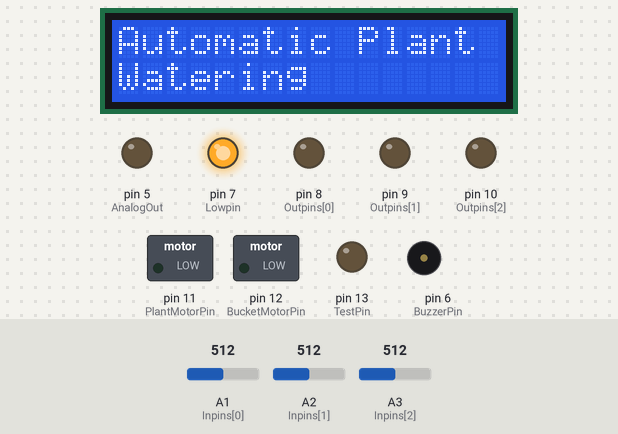
A sketch run on a simulated Arduino Uno, built with avr-gcc and run on an emulated ATmega328P. Parts: 16×2 character LCD, switched loads named in the sketch (green lamp = pin HIGH), output pins drawn as LEDs (lit = HIGH), buzzer (waves = sounding, pin HIGH). Inputs (shaded band) come from the test bench; at power-on: A1 (Inpins[0]) = 512, A2 (Inpins[1]) = 512, A3 (Inpins[2]) = 512. The local clock reads 2024-03-15 10:24:30 at power-on unless the sketch sets it.

Above: at 0.1 s.
At 2.2 s:
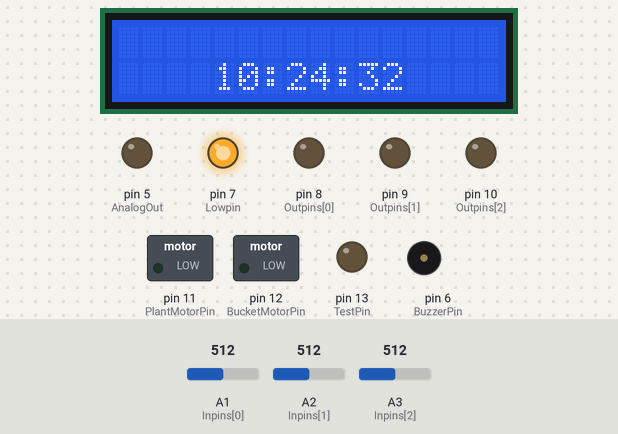
At 10.2 s:
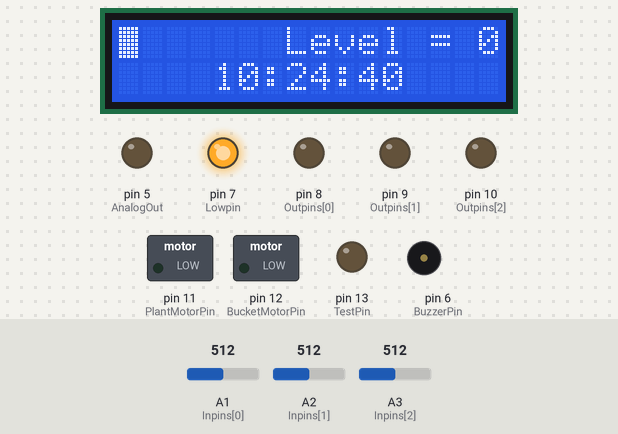
At 18.2 s:
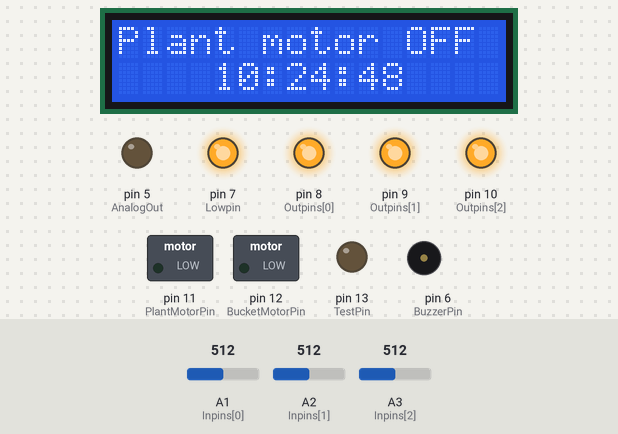
At 28.2 s:
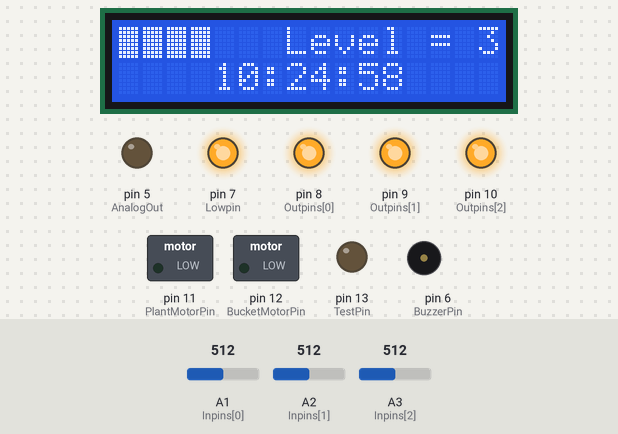
At 38.2 s:
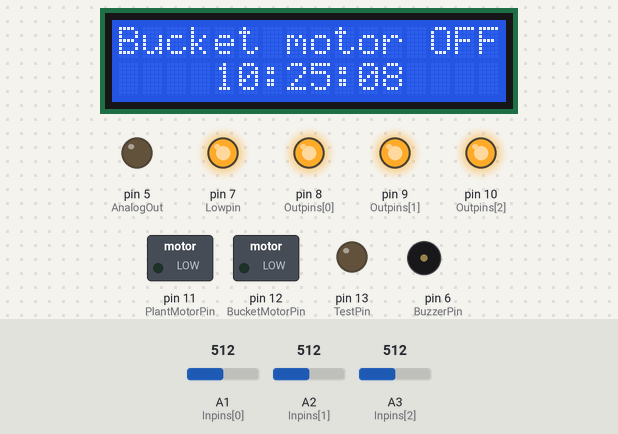
Timing chart, 0 to 39.7 s (numbered marks = the images above):
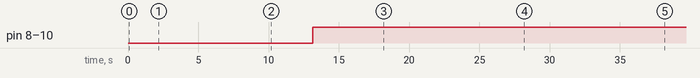

Measured:
- by itself, pin 8 (Outpins[0]), pin 9 (Outpins[1]), pin 10 (Outpins[2]): LOW → HIGH at 13.1 s
- what the display in image 1 shows lasts 1.0 s, from 2.1 s to 3.1 s

The sketch:

Arduino-Version-1.ino
```cpp
/*
  Function : Automatic Plant Watering for Hydroponics
  Author : K S Sai Thilak
  Email : tilaksai007@gmail.com
  Date : 28/12/2020
*/

//Including Libraries
#include <Arduino.h>
#include <LiquidCrystal_I2C.h>
#include <Wire.h>
#include <RTClib.h>
#include <avr/wdt.h>

//Uncomment the below line for Serial debugging
//#define Serial_Debug

//Uncomment the below line to enable watch-dog timer
#define Watchdog_reset

//Defining the RTC clock
RTC_DS1307 RTC;

//Defining The I2C LiquidCrystal Display
LiquidCrystal_I2C lcd(0x3F, 16, 2);

//Defining Pins
#define AnalogOut 5
#define BuzzerPin 6
#define Lowpin 7
#define PlantMotorPin 11
#define BucketMotorPin 12
#define TestPin 13

//Input and Output Level Arrays
const uint8_t Outpins[3] = {8, 9, 10};
const uint8_t Inpins[3] = {A1, A2, A3};

//Defining Parameters
#define SensorThreshold 700
#define BucketMotorFrequency 15
#define BucketMotorDuration 5
#define TestFrequency 10

//Global Variables
bool PlantMotor;
bool BucketMotor;
bool levelarray[3];
byte Level;
uint8_t Fill[8] = {0xFF, 0xFF, 0xFF, 0xFF, 0xFF, 0xFF, 0xFF, 0xFF};
byte Minutes;
byte DisplayState;
byte TestFreq;
bool timeUpdate_flag;
bool readStatus_flag;
bool DisplayScreen_flag;

void readStatus();
void startupLCD();
void PinDeclarations();
void timeUpdate();
void DisplayScreen();
void SetupTimer();

//TimerONE Interrupt for every second
ISR(TIMER1_OVF_vect)
{
  TCNT1 = 3036;
  //Updates the time every second
  timeUpdate_flag = 1;
  //Reads the status for the specified test Frequncy

  if (TestFreq++ >= TestFrequency)
  {
    readStatus_flag = 1;
    TestFreq = 1;
  }
  //Updates the display for every two seconds
  if (TestFreq % 2 == 0)
  {
    DisplayScreen_flag = 1;
  }
}

void setup()
{
#ifdef Serial_Debug
  Serial.begin(9600);
#endif
  //Setting Time - Uncomment the below line to set Time.
  //RTC.adjust(DateTime(__DATE__, __TIME__));
  PinDeclarations();
  RTC.begin();
  Wire.begin();
  startupLCD();
  delay(2000);
  lcd.clear();
#ifdef Watchdog_reset
  wdt_enable(WDTO_4S);
#endif
  SetupTimer();
}

void loop()
{
  if (timeUpdate_flag)
  {
    timeUpdate_flag = 0;
    timeUpdate();
  }
  if (readStatus_flag)
  {
    readStatus_flag = 0;
    readStatus();
  }
  if (DisplayScreen_flag)
  {
    DisplayScreen_flag = 0;
    DisplayScreen();
  }
#ifdef Watchdog_reset
  wdt_reset();
#endif
}

//Defining Functions
void startupLCD()
{
  lcd.init();
  lcd.backlight();
  lcd.createChar(0, Fill);
  lcd.home();
  lcd.clear();
#ifdef Serial_Debug
  Serial.print("Automatic Plant Watering ...");
#endif
  lcd.print("Automatic Plant");
  lcd.setCursor(0, 1);
  lcd.print("Watering");
}

// Declaring the Input Output Pins
void PinDeclarations()
{
#ifdef Serial_Debug
  Serial.print("Declaraing pins.....");
#endif
  for (int i = 0; i < 3; i++)
  {
    pinMode(Inpins[i], INPUT);
    pinMode(Outpins[i], OUTPUT);
  }
  pinMode(PlantMotorPin, OUTPUT);
  pinMode(BucketMotorPin, OUTPUT);
  pinMode(Lowpin, OUTPUT);
  pinMode(TestPin, OUTPUT);
  pinMode(BuzzerPin, OUTPUT);
  pinMode(AnalogOut, OUTPUT);
#ifdef Serial_Debug
  Serial.println("Done!");
#endif
  digitalWrite(Lowpin, HIGH);
  digitalWrite(PlantMotorPin, LOW);
  digitalWrite(BucketMotorPin, LOW);
  PlantMotor = 0;
}

// Initial Setup of TimerONE
void SetupTimer()
{
#ifdef Serial_Debug
  Serial.print("Setting up timer.....");
#endif
  TCCR1A = 0;
  TCCR1B = 0;
  TCNT1 = 3036;
  TCCR1B |= (1 << CS12);
  TIMSK1 |= (1 << TOIE1);
#ifdef Serial_Debug
  Serial.println("Done!");
#endif
}

// Reads the level and time to toggle Output Motors
void readStatus()
{
#ifdef Serial_Debug
  Serial.println("Reading Status....");
#endif
  digitalWrite(TestPin, HIGH);
  digitalWrite(AnalogOut, HIGH);
  Level = 0;
  for (int i = 0; i < 3; ++i)
  {
    levelarray[i] = (analogRead(Inpins[i]) < SensorThreshold);
    if(levelarray[i])
      Level = i+1;
  }
  digitalWrite(AnalogOut, LOW);
  if (Level == 0 && BucketMotor == 0)
  {
    tone(BuzzerPin, 1000, 200);
    BucketMotor = 1;
  }
  if (Level == 3 && BucketMotor == 1)
  {
    tone(BuzzerPin, 1000, 400);
    BucketMotor = 0;
  }
  if (((Minutes) % BucketMotorFrequency < BucketMotorDuration) && PlantMotor == 0){
    tone(BuzzerPin, 2000, 200);
    PlantMotor = 1;
  }
   if (((Minutes) % BucketMotorFrequency >= BucketMotorDuration) && PlantMotor == 1){
     tone(BuzzerPin, 2000, 400);
     PlantMotor = 0;
   }
  digitalWrite(TestPin, LOW);
#ifdef Serial_Debug
  Serial.println(Minutes);
  for (int i = 0; i < 3; i++)
  {
    Serial.print(analogRead(Inpins[i]));
    Serial.print("\t");
    Serial.println(levelarray[i]);
  }
  Serial.println("Done!");
  Serial.print("Bucket Motor ");
  Serial.println(BucketMotor);
  Serial.print("Plant Motor ");
  Serial.println(PlantMotor);
  Serial.print("PlantMotor condition ");
  Serial.println((Minutes) % BucketMotorFrequency < BucketMotorDuration);
#endif
  digitalWrite(PlantMotorPin, PlantMotor);
  digitalWrite(BucketMotorPin, BucketMotor);
}

//Displays the status on the LCD Screem
void DisplayScreen()
{
#ifdef Serial_Debug
  Serial.println("Changing Display");
#endif
  lcd.setCursor(0, 0);
  lcd.print("                ");
  lcd.setCursor(0, 0);
  switch (DisplayState)
  {
  case 0:
    lcd.write(0);
    for (int l = 0; l < 3; l++)
    {
      lcd.setCursor(l + 1, 0);
      if (levelarray[l])
        lcd.write(0);
    }
    lcd.setCursor(7, 0);
    lcd.print("Level = ");
    lcd.print(Level);
    DisplayState++;
    break;
  case 1:
    lcd.print("Plant motor ");
    if (PlantMotor)
      lcd.print("ON");
    else
      lcd.print("OFF");
    DisplayState++;
    break;
  case 2:
    lcd.print("Bucket motor ");
    if (BucketMotor)
      lcd.print("ON");
    else
      lcd.print("OFF");
    DisplayState = 0;
    break;
  }
  for (int i = 0; i < 3; ++i)
    digitalWrite(Outpins[i], levelarray[i]);
#ifdef Serial_Debug
  Serial.println("Done!");
#endif
}

// Updates the time on the screen
void timeUpdate()
{
#ifdef Serial_Debug
  Serial.println("Updating time");
#endif
  DateTime now = RTC.now();
  lcd.setCursor(4, 1);
  if (now.hour() < 10)
    lcd.print("0");
  lcd.print(now.hour());
  lcd.print(":");
  if (now.minute() < 10)
    lcd.print("0");
  lcd.print(now.minute());
  lcd.print(":");
  if (now.second() < 10)
    lcd.print("0");
  lcd.print(now.second());
  Minutes = now.minute();
#ifdef Serial_Debug
  Serial.print(now.hour());
  Serial.print(":");
  Serial.print(now.minute());
  Serial.print(":");
  Serial.print(now.second());
  Serial.println("\t \t Done!");
#endif
}
```
